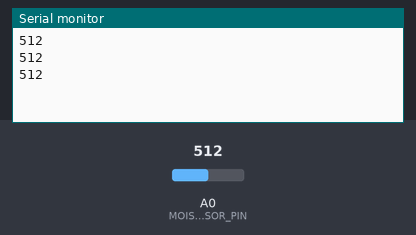
Simulated run of this sketch. Board: Arduino Uno, built with avr-gcc and run on an emulated ATmega328P. Parts: the last lines printed to the serial monitor. Inputs (shaded band) come from the test bench; at power-on: A0 (MOISTURE_SENSOR_PIN) = 512.

Above: at 1.3 s.
1.4 s: A0 (MOISTURE_SENSOR_PIN) set to 716
At 1.9 s:
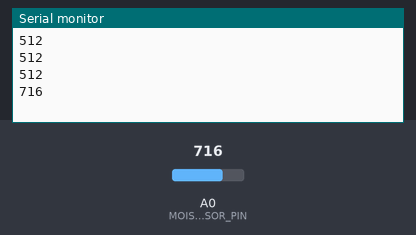
2.9 s: A0 (MOISTURE_SENSOR_PIN) set to 900
At 3.4 s:
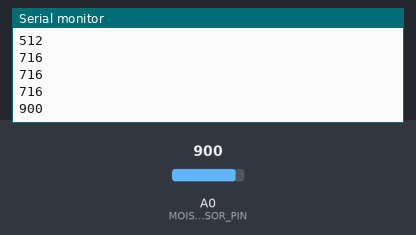
Timing chart, 0 to 5.9 s (numbered marks = the images above; inputs shaded):
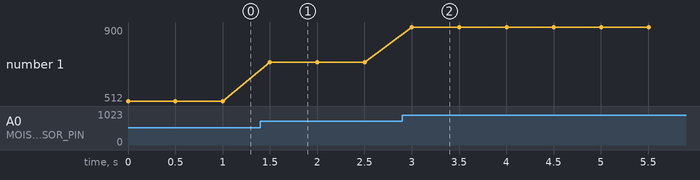

The sketch:

sketch_04.ino
```cpp
//Program 5: Moisture Sensor
#define MOISTURE_SENSOR_PIN A0

void setup() {
  Serial.begin(9600);
}

void loop() {
  int moistureValue = analogRead(MOISTURE_SENSOR_PIN);
  Serial.println(moistureValue);
  delay(500);
}
```

Measured:
- after the input at 1.4 s, the serial monitor: prints a new line after 0.10 s (image 1)
- after the input at 2.9 s, the serial monitor: prints a new line after 0.10 s (image 2)
- plotted number 1: 512 → 716 after the input at 1.4 s, 716 → 900 after the input at 2.9 s
